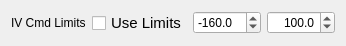
     <widget class="QWidget" name="layoutWidget">
      <property name="geometry">
       <rect>
        <x>5</x>
        <y>20</y>
        <width>341</width>
        <height>32</height>
       </rect>
      </property>
      <layout class="QHBoxLayout" name="horizontalLayout_6">
       <item>
        <widget class="QLabel" name="label_13">
         <property name="text">
          <string>IV Cmd Limits</string>
         </property>
        </widget>
       </item>
       <item>
        <widget class="QCheckBox" name="PSPReversal_IVLimits">
         <property name="font">
          <font>
           <pointsize>11</pointsize>
          </font>
         </property>
         <property name="layoutDirection">
          <enum>Qt::LeftToRight</enum>
         </property>
         <property name="text">
          <string>Use Limits</string>
         </property>
        </widget>
       </item>
       <item>
        <widget class="QDoubleSpinBox" name="PSPReversal_IVLimitMin">
         <property name="decimals">
          <number>1</number>
         </property>
         <property name="minimum">
          <double>-2000.000000000000000</double>
         </property>
         <property name="maximum">
          <double>2000.000000000000000</double>
         </property>
         <property name="singleStep">
          <double>5.000000000000000</double>
         </property>
         <property name="value">
          <double>-160.000000000000000</double>
         </property>
        </widget>
       </item>
       <item>
        <widget class="QDoubleSpinBox" name="PSPReversal_IVLimitMax">
         <property name="alignment">
          <set>Qt::AlignRight|Qt::AlignTrailing|Qt::AlignVCenter</set>
         </property>
         <property name="decimals">
          <number>1</number>
         </property>
         <property name="minimum">
          <double>-2000.000000000000000</double>
         </property>
         <property name="maximum">
          <double>2000.000000000000000</double>
         </property>
         <property name="singleStep">
          <double>5.000000000000000</double>
         </property>
         <property name="value">
          <double>100.000000000000000</double>
         </property>
        </widget>
       </item>
      </layout>
     </widget>
